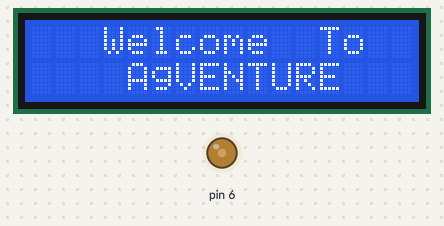
Bench run of a sketch on a simulated Arduino Uno, built with avr-gcc and run on an emulated ATmega328P. On the bench: 16×2 character LCD, output pins drawn as LEDs (lit = HIGH).

Above: at 0.1 s.
At 2.1 s:
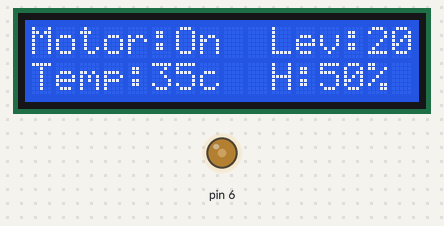

The sketch:

ArduinoLcdWithoutI2c.ino
```cpp
#include <LiquidCrystal.h>
int Contrast=90;
LiquidCrystal lcd(12, 11, 5, 4, 3, 2);
int Wl=20;
int Temp=35;
int Hum=50;
bool motorRelay=true;
void setup()
{
  analogWrite(6,Contrast);
  lcd.begin(16, 2);


  lcd.clear();
  lcd.setCursor(0, 0);
  lcd.print("   Welcome  To  ");
  lcd.setCursor(0, 1);
  lcd.print("    AgVENTURE   ");
  delay(2000);

}


void loop()
{
  lcd.clear();
  lcd.setCursor(0, 0);
  lcd.print("Motor:");
  lcd.setCursor(6, 0);
  if(motorRelay){
    lcd.print("On  ");
  }else{
    lcd.print("OFF ");
  }


  lcd.setCursor(10, 0);
  lcd.print("Lev:");
  lcd.setCursor(14, 0);
  lcd.print(Wl);


  lcd.setCursor(0, 1);
  lcd.print("Temp:");
  lcd.setCursor(5, 1);
  lcd.print(Temp);
  lcd.print("c");


  lcd.setCursor(10, 1);
  lcd.print("H:");
  lcd.setCursor(12, 1);
  lcd.print(Hum);
  lcd.print("%");

}
```
